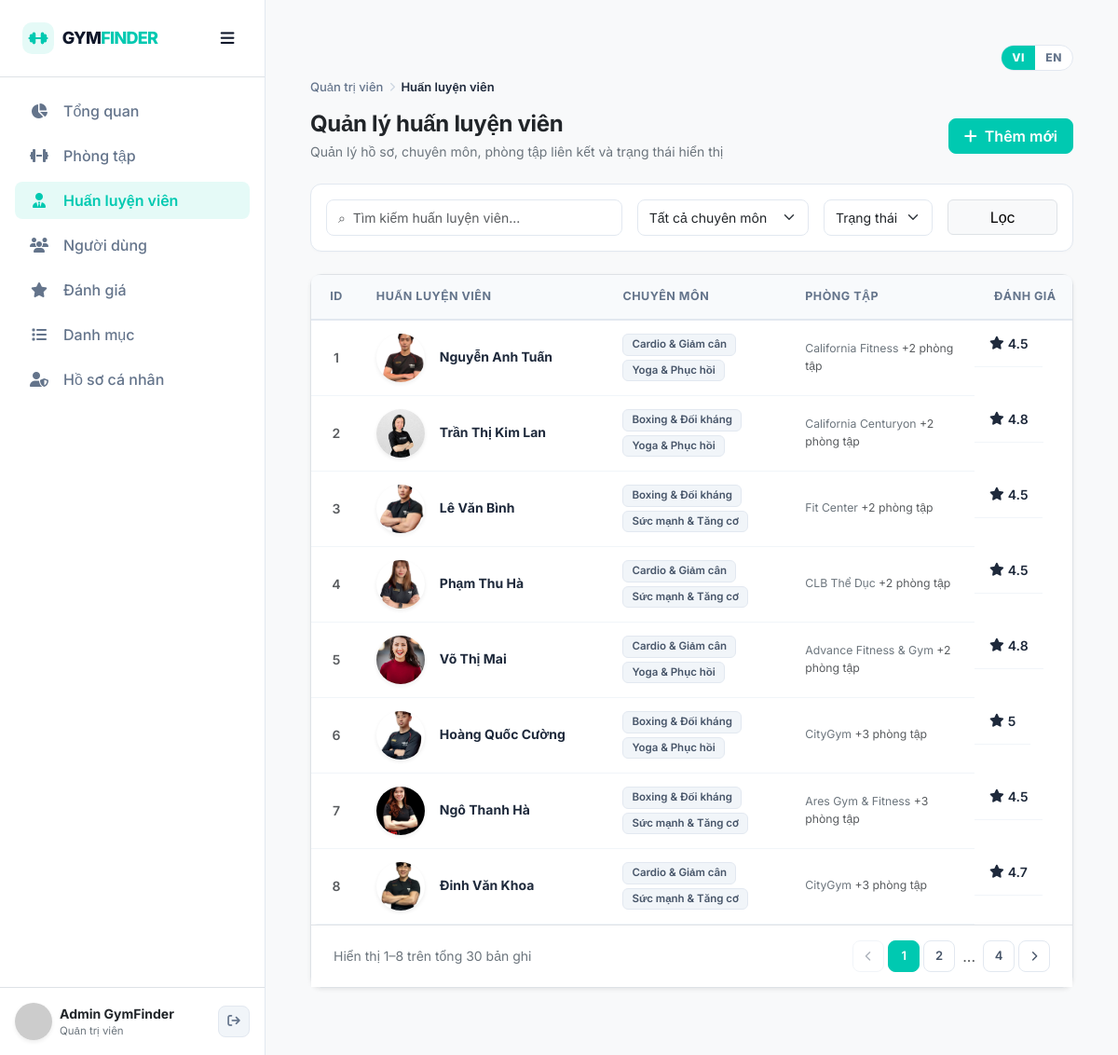
/admin/pages/trainers.php (signed in), run on the app's committed database.
### tables this page shows
CREATE TABLE users (
  id            INT UNSIGNED NOT NULL AUTO_INCREMENT,
  full_name     VARCHAR(100) NOT NULL,
  email         VARCHAR(255) NOT NULL,
  phone         VARCHAR(20)  NULL,
  password_hash VARCHAR(255) NOT NULL,
  avatar_url    VARCHAR(255) NULL,
  role          ENUM('user','admin')    NOT NULL DEFAULT 'user',
  status        ENUM('active','locked') NOT NULL DEFAULT 'active',
  must_change_password TINYINT(1) NOT NULL DEFAULT 0,
  temp_password_expires_at DATETIME NULL,
  last_login_at DATETIME NULL,
  created_at    DATETIME NOT NULL DEFAULT CURRENT_TIMESTAMP,
  updated_at    DATETIME NOT NULL DEFAULT CURRENT_TIMESTAMP ON UPDATE CURRENT_TIMESTAMP,

  PRIMARY KEY (id),
  UNIQUE KEY uq_users_email (email),
  UNIQUE KEY uq_users_phone (phone),
  KEY idx_users_role_status (role, status),

  CONSTRAINT chk_users_phone
    CHECK (phone IS NULL OR phone REGEXP '^\\+?[0-9]{9,14}$')
);

CREATE TABLE trainers (
  id               INT UNSIGNED NOT NULL AUTO_INCREMENT,
  full_name        VARCHAR(100) NOT NULL,
  slug             VARCHAR(130) NOT NULL,
  avatar_url       VARCHAR(255) NULL,
  specialty_id     INT UNSIGNED NULL,
  years_experience TINYINT UNSIGNED NOT NULL,
  bio              TEXT         NULL,
  phone            VARCHAR(20)  NULL,
  email            VARCHAR(255) NULL,
  gym_id           INT UNSIGNED NULL,
  district_id      INT UNSIGNED NULL,
  avg_rating       DECIMAL(2,1) NOT NULL DEFAULT 0,
  review_count     INT UNSIGNED NOT NULL DEFAULT 0,
  is_featured      TINYINT(1)   NOT NULL DEFAULT 0,
  status           ENUM('active','hidden') NOT NULL DEFAULT 'active',
  created_at       DATETIME     NOT NULL DEFAULT CURRENT_TIMESTAMP,
  updated_at       DATETIME     NOT NULL DEFAULT CURRENT_TIMESTAMP ON UPDATE CURRENT_TIMESTAMP,

  PRIMARY KEY (id),
  UNIQUE KEY uq_trainers_slug (slug),

   
  KEY idx_trainers_status_featured (status, is_featured),
  KEY idx_trainers_exp             (years_experience),
  KEY idx_trainers_specialty       (specialty_id),
  KEY idx_trainers_gym             (gym_id),
  KEY idx_trainers_district        (district_id),

   
  CONSTRAINT fk_trainers_gym
    FOREIGN KEY (gym_id)       REFERENCES gyms(id)        ON DELETE SET NULL,
  CONSTRAINT fk_trainers_specialty
    FOREIGN KEY (specialty_id) REFERENCES specialties(id) ON DELETE SET NULL,
  CONSTRAINT fk_trainers_district
    FOREIGN KEY (district_id)  REFERENCES districts(id)   ON DELETE RESTRICT,

   
  CONSTRAINT chk_trainers_slug
    CHECK (slug NOT REGEXP '^[0-9]+$'),
  CONSTRAINT chk_trainers_exp
    CHECK (years_experience BETWEEN 0 AND 60),
  CONSTRAINT chk_trainers_rating
    CHECK (avg_rating BETWEEN 0 AND 5),
  CONSTRAINT chk_trainers_phone
    CHECK (phone IS NULL OR phone REGEXP '^\\+?[0-9]{9,14}$'),
  CONSTRAINT chk_trainers_featured
    CHECK (is_featured IN (0, 1))
);

CREATE TABLE gyms (
  id              INT UNSIGNED  NOT NULL AUTO_INCREMENT,
  name            VARCHAR(150)  NOT NULL,
  slug            VARCHAR(180)  NOT NULL,
  description     TEXT          NULL,
  address         VARCHAR(255)  NOT NULL,
  district_id     INT UNSIGNED  NOT NULL,
  latitude        DECIMAL(10,7) NULL,
  longitude       DECIMAL(10,7) NULL,
  phone           VARCHAR(20)   NULL,
  email           VARCHAR(255)  NULL,
  website         VARCHAR(255)  NULL,
  price_min       INT UNSIGNED  NOT NULL,
  price_max       INT UNSIGNED  NOT NULL,
  opening_hours   VARCHAR(120)  NULL,
  cover_image_url VARCHAR(255)  NULL,
  avg_rating      DECIMAL(2,1)  NOT NULL DEFAULT 0,
  review_count    INT UNSIGNED  NOT NULL DEFAULT 0,
  is_featured     TINYINT(1)    NOT NULL DEFAULT 0,
  status          ENUM('active','hidden') NOT NULL DEFAULT 'active',
  created_at      DATETIME      NOT NULL DEFAULT CURRENT_TIMESTAMP,
  updated_at      DATETIME      NOT NULL DEFAULT CURRENT_TIMESTAMP ON UPDATE CURRENT_TIMESTAMP,

  PRIMARY KEY (id),
  UNIQUE KEY uq_gyms_slug (slug),

   
  KEY idx_gyms_district        (district_id),
  KEY idx_gyms_price           (price_min, price_max),
  KEY idx_gyms_rating          (avg_rating),
  KEY idx_gyms_featured_status (is_featured, status),
  KEY idx_gyms_created_at      (created_at),

   
  CONSTRAINT fk_gyms_district
    FOREIGN KEY (district_id) REFERENCES districts(id) ON DELETE RESTRICT,

   
  CONSTRAINT chk_gyms_slug
    CHECK (slug NOT REGEXP '^[0-9]+$'),
  CONSTRAINT chk_gyms_price
    CHECK (price_max >= price_min),
  CONSTRAINT chk_gyms_geo_lat
    CHECK (latitude  IS NULL OR (latitude  BETWEEN -90  AND 90)),
  CONSTRAINT chk_gyms_geo_lng
    CHECK (longitude IS NULL OR (longitude BETWEEN -180 AND 180)),
  CONSTRAINT chk_gyms_geo_pair
    CHECK ((latitude IS NULL) = (longitude IS NULL)),
  CONSTRAINT chk_gyms_phone
    CHECK (phone IS NULL OR phone REGEXP '^\\+?[0-9]{9,14}$'),
  CONSTRAINT chk_gyms_rating
    CHECK (avg_rating BETWEEN 0 AND 5),
  CONSTRAINT chk_gyms_featured
    CHECK (is_featured IN (0, 1))
);

### admin/pages/trainers.php (the view, shortened to what the rows shown need)
<?php
require_once dirname(__DIR__, 2) . '/includes/trainer_gyms_ui.php';
require_once dirname(__DIR__) . '/components/table.php';
$trainerPage = max(1, (int)($_GET['page'] ?? 1));
$trainerLimit = 8;
$filters = [
    'limit'        => $trainerLimit,
    'page'         => $trainerPage,
    'sort'         => 'oldest',
    'q'            => $_GET['q'] ?? '',
    'status'       => $_GET['status'] ?? '',
    'specialty_id' => $_GET['specialty_id'] ?? '',
];
$trainerResult = gf_admin_trainers_paged($filters);
$rows = $trainerResult['items'];
$gyms = gf_admin_gyms_paged(['limit' => 100])['items'];
$specs = gf_list_specialties();
$specById = [];
foreach ($specs as $s) {
    $specById[(int)$s['id']] = $s;
}
require dirname(__DIR__, 2) . '/includes/layout_head.php';
require dirname(__DIR__, 2) . '/includes/admin_layout.php';
?>
<div class="d-flex flex-wrap justify-content-between align-items-center gap-3 mb-4">
    <div>
        <h2 class="fw-bold mb-1 text-dark" style="font-size: 24px; letter-spacing: -0.3px;"><?= gf_h(gf_t('Quản lý huấn luyện viên')) ?></h2>
    </div>
</div>
<?php
$gymById = [];
foreach ($gyms as $g) {
    $gymById[(int)$g['id']] = $g;
}
foreach ($rows as $r):
    $specNames = gf_ui_trainer_specialty_names($r, $specById);
    $linkedGyms = gf_ui_trainer_linked_gyms($r, $gymById);
    $gymNames = array_values(array_filter(array_map(static fn ($g) => $g['name'] ?? '', $linkedGyms)));
?>
<tr>
    <td class="text-center text-muted fw-semibold"><?= (int)$r['id'] ?></td>
    <td>
        <div class="d-flex align-items-center gap-3">
            <img src="<?= gf_h(gf_avatar($r['avatar_url']??null,(int)$r['id'],$r['full_name'])) ?>" class="admin-avatar shadow-sm flex-shrink-0" alt="" onerror="this.onerror=null;this.src='<?= gf_h(gf_avatar_fallback($r['full_name'])) ?>';">
            <span class="admin-cell-title"><?= gf_h($r['full_name']) ?></span>
        </div>
    </td>
    <td>
        <div class="d-flex flex-wrap gap-1 align-items-center" style="max-width: 220px;">
            <?php if (empty($specNames)): ?>
                <span class="text-muted small">—</span>
            <?php else: ?>
                <?php foreach ($specNames as $specItem): ?>
                    <span class="admin-spec-badge"><?= gf_h($specItem) ?></span>
                <?php endforeach; ?>
            <?php endif; ?>
        </div>
    </td>
    <td>
        <?php if ($gymNames === []): ?>
            <span class="text-muted">—</span>
        <?php elseif (count($gymNames) === 1): ?>
            <span class="text-secondary"><?= gf_h($gymNames[0]) ?></span>
        <?php else: ?>
            <div class="small text-secondary">
                <?= gf_h($gymNames[0]) ?>
                <span class="text-muted">+<?= count($gymNames) - 1 ?> <?= gf_h(gf_t('phòng tập')) ?></span>
            </div>
        <?php endif; ?>
    </td>
    <td class="text-center admin-cell-rating text-nowrap"><i class="fa-solid fa-star"></i> <?= gf_h((string)($r['avg_rating']??0)) ?></td>
</tr>
<?php endforeach; ?>
</main></div>
</body></html>

### includes/admin_layout.php (shortened to what the rows shown need)
<?php
$adminUser = gf_require_admin();
?>
<div class="d-flex admin-shell">
<aside class="sidebar d-flex flex-column" id="sidebar" aria-label="<?= gf_h(gf_t('Menu quản trị')) ?>">
    <div class="p-3 border-top mt-auto">
        <div class="admin-user-row d-flex align-items-center gap-2">
            <a href="<?= gf_h(gf_url('admin/pages/profile.php')) ?>" class="d-flex align-items-center gap-2 text-decoration-none min-w-0 flex-grow-1 text-dark" title="<?= gf_h(gf_t('Xem và sửa hồ sơ quản trị')) ?>">
                <div class="admin-user-meta min-w-0 text-truncate"><div class="fw-bold small text-truncate"><?= gf_h($adminUser['full_name']) ?></div><div class="text-secondary" style="font-size:11.5px;"><?= gf_h(gf_t('Quản trị viên')) ?></div></div>
            </a>
        </div>
    </div>
</aside>
<main class="main-content flex-grow-1 p-4 p-md-5 bg-light" style="min-width:0;">

### data on the page
users: full_name "Admin GymFinder"
trainers: id "1", shows a picture, full_name "Nguyễn Anh Tuấn", specItem "Cardio & Giảm cân", specItem "Yoga & Phục hồi", avg_rating "4.5"
gyms: name "California Fitness", count($gymNames)-1 "2"
trainers: id "2", shows a picture, full_name "Trần Thị Kim Lan", specItem "Boxing & Đối kháng", specItem "Yoga & Phục hồi", gymNames "California Centuryon", count($gymNames) - 1 "2", avg_rating "4.8"
trainers: id "3", shows a picture, full_name "Lê Văn Bình", specItem "Boxing & Đối kháng", specItem "Sức mạnh & Tăng cơ", count($gymNames) - 1 "2", avg_rating "4.5"
gyms: name "Fit Center"
trainers: id "4", shows a picture, full_name "Phạm Thu Hà", specItem "Cardio & Giảm cân", specItem "Sức mạnh & Tăng cơ", count($gymNames) - 1 "2", avg_rating "4.5"
gyms: name "CLB Thể Dục"
trainers: id "5", shows a picture, full_name "Võ Thị Mai", specItem "Cardio & Giảm cân", specItem "Yoga & Phục hồi", gymNames "Advance Fitness & Gym", count($gymNames) - 1 "2", avg_rating "4.8"
trainers: id "6", shows a picture, full_name "Hoàng Quốc Cường", specItem "Boxing & Đối kháng", specItem "Yoga & Phục hồi", gymNames "CityGym", count($gymNames) - 1 "3", avg_rating "5"
trainers: id "7", shows a picture, full_name "Ngô Thanh Hà", specItem "Boxing & Đối kháng", specItem "Sức mạnh & Tăng cơ", gymNames "Ares Gym & Fitness", count($gymNames) - 1 "3", avg_rating "4.5"
trainers: id "8", shows a picture, full_name "Đinh Văn Khoa", specItem "Cardio & Giảm cân", specItem "Sức mạnh & Tăng cơ", count($gymNames) - 1 "3", avg_rating "4.7"
gyms: name "CityGym"

### other printed values
gf_h($label) "Tổng quan Phòng tập Huấn luyện viên Người dùng Đánh giá Danh mục Hồ sơ cá nhân"
gf_h(gf_t('Quản trị viên')) "Quản trị viên"
gf_h($adminBreadcrumbCurrent) "Huấn luyện viên"
gf_h(gf_t('Quản lý huấn luyện viên')) "Quản lý huấn luyện viên"
gf_h(gf_t('Thêm mới')) "Thêm mới"
gf_h(gf_t('Lọc')) "Lọc"
gf_h(gf_t((string) ($col['label'] ?? ''))) "ID"
gf_h(gf_t((string) ($col['label'] ?? ''))) "HUẤN LUYỆN VIÊN"
gf_h(gf_t((string) ($col['label'] ?? ''))) "CHUYÊN MÔN"
gf_h(gf_t((string) ($col['label'] ?? ''))) "PHÒNG TẬP"
gf_h(gf_t((string) ($col['label'] ?? ''))) "ĐÁNH GIÁ"
$from "1"
$to "8"
$total "30"
form field specialty_id "Tất cả chuyên môn"
